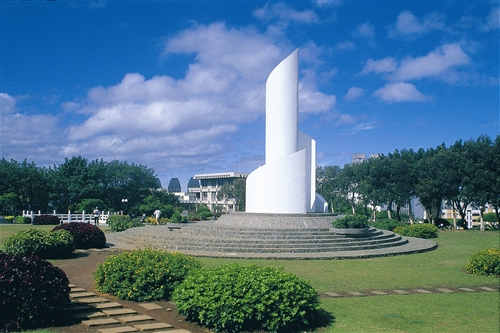
#> input picture Commons.jpeg, 500 x 333 px
$ python opencv_gui.py
#> lines starting #> are read from the running program, lines starting #| are printed output that depends on the picture
import cv2
import tkinter as tk
from tkinter import filedialog
import numpy as np

class ImageEditor:
    def __init__(self):
        self.root = tk.Tk()
        self.root.withdraw()
        self.image_path = filedialog.askopenfilename()
#> the answer given: Commons.jpeg
        self.image = cv2.imread(self.image_path)
#> self.image is the input picture: shape (333, 500, 3); mean B, G, R 137.9, 115.9, 81.5

    def show_image(self, title, image):
        cv2.imshow(title, image)
        cv2.waitKey(0)
        cv2.destroyAllWindows()

    def crop(self, start_y, start_x, end_y, end_x):
#> called with start_y = 50, start_x = 50, end_y = 250, end_x = 250
        cropped_image = self.image[start_y:end_y, start_x:end_x]
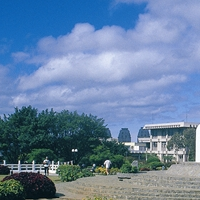
#> cropped_image: shape (200, 200, 3); mean B, G, R 161.8, 129.6, 102.9
        self.show_image('Cropped Image', cropped_image)

    def rotate(self, angle):
#> called with angle = 45
        (h, w) = self.image.shape[:2]
#> h = 333; w = 500
        center = (w / 2, h / 2)
#> center = (250, 166.5)
        M = cv2.getRotationMatrix2D(center, angle, 1.0)
        rotated_image = cv2.warpAffine(self.image, M, (w, h))
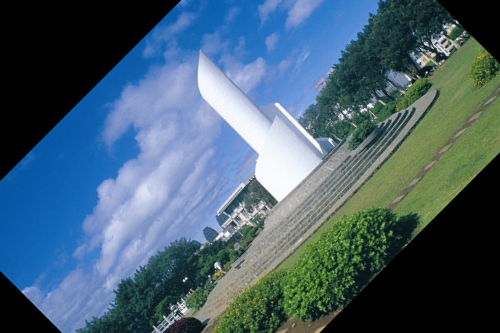
#> rotated_image: shape (333, 500, 3); mean B, G, R 112, 96.2, 70.6
        self.show_image('Rotated Image', rotated_image)

    def flip(self, flip_code):
#> called with flip_code = 1
        flipped_image = cv2.flip(self.image, flip_code)
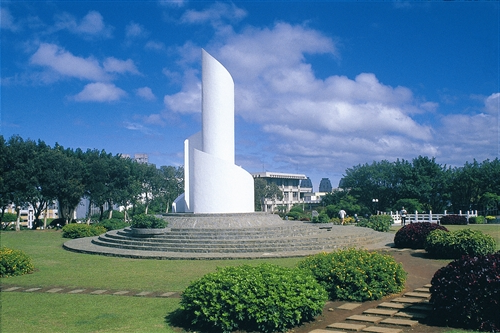
#> flipped_image: shape (333, 500, 3); mean B, G, R 137.9, 115.9, 81.5
        self.show_image('Flipped Image', flipped_image)

    def resize(self, width, height):
#> called with width = 300, height = 300
        resized_image = cv2.resize(self.image, (width, height))
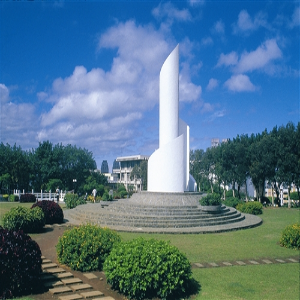
#> resized_image: shape (300, 300, 3); mean B, G, R 137.8, 115.7, 81.4
        self.show_image('Resized Image', resized_image)

    def adjust_contrast(self, contrast):
#> called with contrast = 1.5
        adjusted_image = cv2.convertScaleAbs(self.image, alpha=contrast)
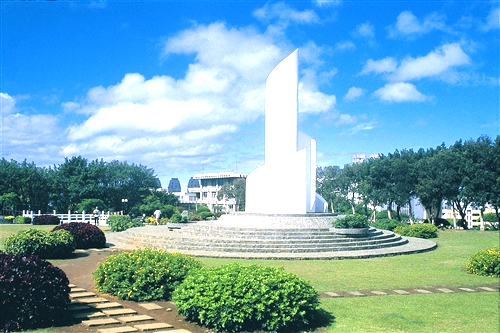
#> adjusted_image: shape (333, 500, 3); mean B, G, R 185.8, 169, 118.2
        self.show_image('Contrast Adjusted Image', adjusted_image)

    def add_noise(self, mean, stddev):
#> called with mean = 0, stddev = 10
        noise = np.random.normal(mean, stddev, self.image.shape)
        noisy_image = np.clip(self.image + noise, 0, 255).astype(np.uint8)
        self.show_image('Noisy Image', noisy_image)

if __name__ == "__main__":
    editor = ImageEditor()
    editor.crop(50, 50, 250, 250)
    editor.rotate(45)
    editor.flip(1)
    editor.resize(300, 300)
    editor.adjust_contrast(1.5)
    editor.add_noise(0, 10)
